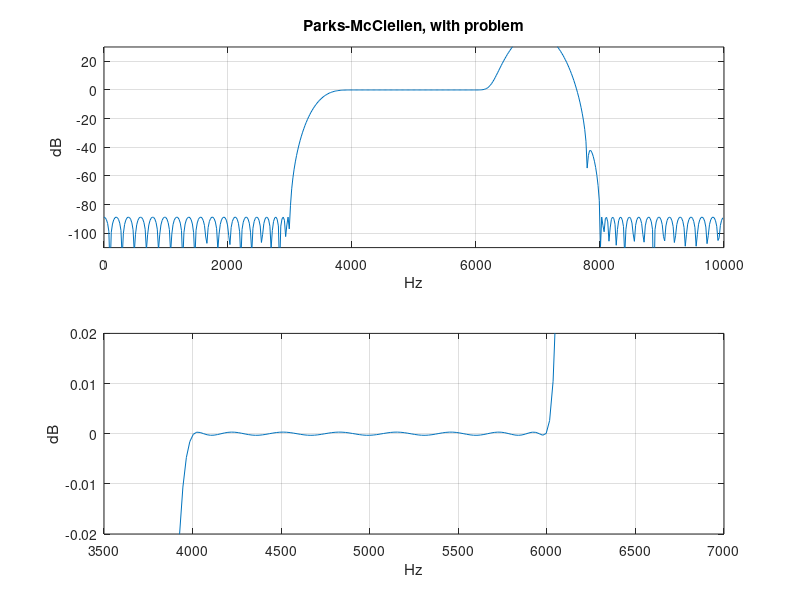

Write the MATLAB code that produced this figure. (Note: this script raises an error after producing the figure.)
M = 101;                           
normF = [0 0.3 0.4 0.6 0.8 1.0]; % transition bands different
%normF = [0 0.3 0.4 0.6 0.7 1.0];  % transition bands the same
amp = [0 0 1 1 0 0];              % desired amplitude in each band

[b2,err2] = firpm(M-1,normF,amp); % optimal filter of length M


figure(1);
[H2,freq]=freqz(b2,[1],512);
subplot(2,1,1); plot(freq*10000/pi,20*log10(abs(H2))); grid;
title('Parks-McClellen, with problem')
xlabel('Hz'); ylabel('dB'); axis([0 10000 -110 30]);
subplot(2,1,2); plot(freq*10000/pi,20*log10(abs(H2))); grid;
xlabel('Hz'); ylabel('dB'); axis([3500 7000 -0.02 0.02]);
boldify

%%
normF = [0 0.3 0.4 0.6 0.7 1.0];  % transition bands the same  % old was .... 0.8 1.0]
amp = [0 0 1 1 0 0];              % desired amplitude in each band

[b2,err2] = firpm(M-1,normF,amp); % optimal filter of length M


figure(2);
[H2,freq]=freqz(b2,[1],512);
subplot(2,1,1); plot(freq*10000/pi,20*log10(abs(H2))); grid;
title('Parks-McClellen, fixed')
xlabel('Hz'); ylabel('dB'); axis([0 10000 -110 30]);
subplot(2,1,2); plot(freq*10000/pi,20*log10(abs(H2))); grid;
xlabel('Hz'); ylabel('dB'); axis([3500 7000 -0.02 0.02]);
boldify
